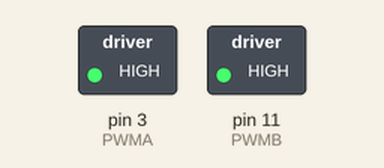
Bench run of a sketch on a simulated Arduino Uno, built with avr-gcc and run on an emulated ATmega328P. On the bench: switched loads named in the sketch (green lamp = pin HIGH).

Above: at 0.1 s.
Timing chart, 0 to 1.6 s (numbered marks = the images above):
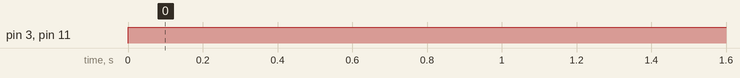

Measured:
- by itself, pin 3 (PWMA), pin 11 (PWMB): LOW → HIGH at 0.00 s

The sketch:

TB6612FNG-Testing.ino
```cpp
// Motor PWMs
#define PWMA 3
#define PWMB 11

#define AI2 7
#define AI1 8

#define BI1 9
#define BI2 10

#define BASE_PWM 255

void setup() {
  // put your setup code here, to run once:

}

void loop() {
  analogWrite(PWMB, 1*BASE_PWM);
  analogWrite(PWMA, 1*BASE_PWM);

  digitalWrite(AI1, 1); //MotorA CCW
  digitalWrite(AI2, 0); //MotorA CW

  digitalWrite(BI1, 0); //MotorA CCW
  digitalWrite(BI2, 1); //MotorA CW
}
```
